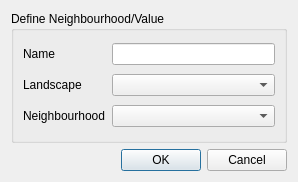
<?xml version="1.0" encoding="UTF-8"?>
<ui version="4.0">
 <class>GUICellularAutomata_Neighbourhood</class>
 <widget class="QDialog" name="GUICellularAutomata_Neighbourhood">
  <property name="geometry">
   <rect>
    <x>0</x>
    <y>0</y>
    <width>298</width>
    <height>182</height>
   </rect>
  </property>
  <property name="windowTitle">
   <string>Dialog</string>
  </property>
  <layout class="QVBoxLayout" name="verticalLayout">
   <item>
    <widget class="QGroupBox" name="groupBox">
     <property name="title">
      <string>Define Neighbourhood/Value</string>
     </property>
     <layout class="QHBoxLayout" name="horizontalLayout_2">
      <item>
       <layout class="QGridLayout" name="gridLayout">
        <item row="1" column="1">
         <widget class="QComboBox" name="comboBox_landscapes"/>
        </item>
        <item row="0" column="1">
         <widget class="QLineEdit" name="lineEdit_name"/>
        </item>
        <item row="0" column="0">
         <widget class="QLabel" name="label">
          <property name="text">
           <string>Name</string>
          </property>
         </widget>
        </item>
        <item row="1" column="0">
         <widget class="QLabel" name="label_2">
          <property name="text">
           <string>Landscape</string>
          </property>
         </widget>
        </item>
        <item row="2" column="1">
         <widget class="QComboBox" name="comboBox_neigh"/>
        </item>
        <item row="2" column="0">
         <widget class="QLabel" name="label_3">
          <property name="text">
           <string>Neighbourhood</string>
          </property>
         </widget>
        </item>
       </layout>
      </item>
     </layout>
    </widget>
   </item>
   <item>
    <widget class="QDialogButtonBox" name="buttonBox">
     <property name="orientation">
      <enum>Qt::Horizontal</enum>
     </property>
     <property name="standardButtons">
      <set>QDialogButtonBox::Cancel|QDialogButtonBox::Ok</set>
     </property>
    </widget>
   </item>
  </layout>
 </widget>
 <resources/>
 <connections>
  <connection>
   <sender>buttonBox</sender>
   <signal>accepted()</signal>
   <receiver>GUICellularAutomata_Neighbourhood</receiver>
   <slot>accept()</slot>
   <hints>
    <hint type="sourcelabel">
     <x>248</x>
     <y>254</y>
    </hint>
    <hint type="destinationlabel">
     <x>157</x>
     <y>274</y>
    </hint>
   </hints>
  </connection>
  <connection>
   <sender>buttonBox</sender>
   <signal>rejected()</signal>
   <receiver>GUICellularAutomata_Neighbourhood</receiver>
   <slot>reject()</slot>
   <hints>
    <hint type="sourcelabel">
     <x>316</x>
     <y>260</y>
    </hint>
    <hint type="destinationlabel">
     <x>286</x>
     <y>274</y>
    </hint>
   </hints>
  </connection>
 </connections>
</ui>
